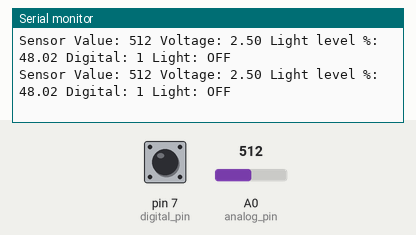
Simulated run of this sketch. Board: Arduino Uno, built with avr-gcc and run on an emulated ATmega328P. Shown: the last lines printed to the serial monitor. The inputs (shaded band) are chosen by the test bench; at power-on: A0 (analog_pin) = 512, pin 7 (digital_pin) HIGH.

Above: at 3.4 s.
3.5 s: A0 (analog_pin) set to 866
At 4.5 s:
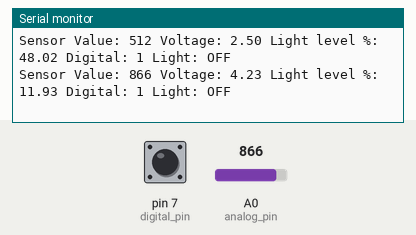
5.0 s: A0 (analog_pin) set to 903
At 5.5 s:
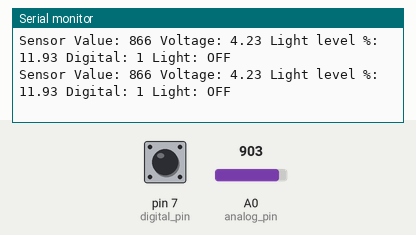
Timing chart, 0 to 8.0 s (numbered marks = the images above; inputs shaded):
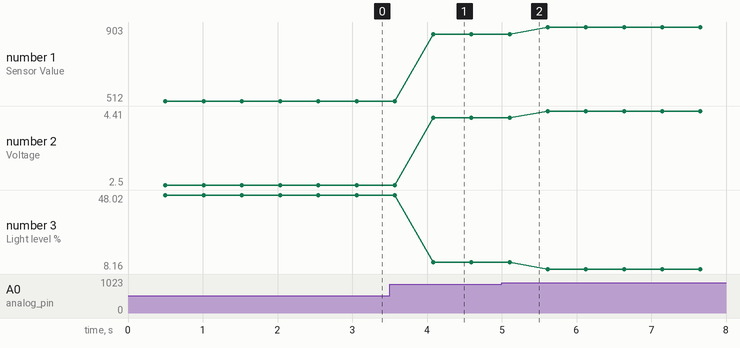

The sketch:

light_test.ino
```cpp
/*
 * Author:  Daniel Mallia
 * Date:    4/15/2020
 * Purpose: This script is used for testing and calibrating the Gowoops
 *          "Digital Light Intensity Detection Photosensitive Sensor
 *          Module for Arduino UNO". The board has an analog and digital
 *          output. The former yields a conventional analog signal which
 *          can be interpreted to determine the light intensity, with low
 *          signal/voltage indicating greater brightness, and high signal/
 *          voltage indicating less intensity. The latter consists of output
 *          of a 0 for "high" light or a 1 for "low" light. The board also
 *          has a potentiometer which can be used to modify the threshold for
 *          the digital output. Turning the potentiometer left will increase
 *          the threshold, requiring very direct application of light in the
 *          direction of the sensor for the an output of "high" light. This
 *          inversion of low voltage for high brightness, and high
 *          directionality with the module is due to its usage of a photodiode
 *          rather than a photoresistor.
 *
 *          Maximum observed voltage value: 4.80V
 *          Minimum observed voltage value: 0.01V
 *
 *          ***Requires some finer tuning to get the percentages into desirable
 *          range.****
 */

const int analog_pin = A0;
const int digital_pin = 7;
const float max = 4.80;
const float min = 0.01;

void setup() {
  Serial.begin(9600);
  pinMode(7, INPUT);
}

void loop() {
  int raw = analogRead(analog_pin);
  delay(500);
  int digital = digitalRead(digital_pin);
  float voltage = (raw/1024.0) * 5.0;
  float light = 100 * (1 - ((voltage - min) / (max - min)));

  Serial.print("Sensor Value: ");
  Serial.print(raw);
  Serial.print(" Voltage: ");
  Serial.print(voltage);
  Serial.print(" Light level %: ");
  Serial.print(light);
  Serial.print(" Digital: ");
  Serial.print(digital);

  if(digital == 0){
    Serial.println(" Light: ON");
  } else {
    Serial.println(" Light: OFF");
  }

}
```

Measured:
- after the input at 3.5 s, the serial monitor: prints a new line after 0.58 s (image 1)
- plotted number 1: 512 → 866 after the input at 3.5 s, 866 → 903 after the input at 5.0 s
- plotted number 2: 2.5 → 4.23 after the input at 3.5 s, 4.23 → 4.41 after the input at 5.0 s
- plotted number 3: 48.02 → 11.93 after the input at 3.5 s, 11.93 → 8.16 after the input at 5.0 s
